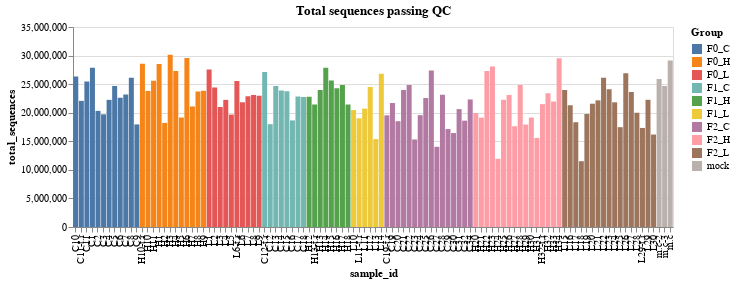

Notebook cell for this chart:
### Code cell
alt.Chart(mqc_df.reset_index(), title="Total sequences passing QC").mark_bar().encode(
    y="total_sequences",
    x=alt.X("sample_id").sort("color"),
    color="Group",
    tooltip=["sample_id","total_sequences","Group"]
).properties(
    width=600,
    height=200
)

### Figure 1 — Vega-Lite specification as saved in the notebook (floating-point values rounded to 4 significant figures)
{"config": {"view": {"continuousWidth": 300, "continuousHeight": 300}}, "data": {"name": "data-abf3765a70a015f4d4dd64cf1340714d"}, "mark": {"type": "bar"}, "encoding": {"color": {"field": "Group", "type": "nominal"}, "tooltip": [{"field": "sample_id", "type": "nominal"}, {"field": "total_sequences", "type": "quantitative"}, {"field": "Group", "type": "nominal"}], "x": {"field": "sample_id", "sort": "color", "type": "nominal"}, "y": {"field": "total_sequences", "type": "quantitative"}}, "height": 200, "title": "Total sequences passing QC", "width": 600, "$schema": "https://vega.github.io/schema/vega-lite/v5.8.0.json", "datasets": {"data-abf3765a70a015f4d4dd64cf1340714d": [{"sample_id": "C10", "total_sequences": 26340000.0, "Group": "F0_C", "Treatment": "C", "Generation": "F0", "Sample": "C10"}, {"sample_id": "C11-t.r", "total_sequences": 22070000.0, "Group": "F0_C", "Treatment": "C", "Generation": "F0", "Sample": "C11"}, {"sample_id": "C11", "total_sequences": 25470000.0, "Group": "F0_C", "Treatment": "C", "Generation": "F0", "Sample": "C11"}, {"sample_id": "C12-t.r", "total_sequences": 27120000.0, "Group": "F1_C", "Treatment": "C", "Generation": "F1", "Sample": "C12"}, {"sample_id": "C12", "total_sequences": 17990000.0, "Group": "F1_C", "Treatment": "C", "Generation": "F1", "Sample": "C12"}, {"sample_id": "C13", "total_sequences": 24670000.0, "Group": "F1_C", "Treatment": "C", "Generation": "F1", "Sample": "C13"}, {"sample_id": "C14", "total_sequences": 23870000.0, "Group": "F1_C", "Treatment": "C", "Generation": "F1", "Sample": "C14"}, {"sample_id": "C15", "total_sequences": 23750000.0, "Group": "F1_C", "Treatment": "C", "Generation": "F1", "Sample": "C15"}, {"sample_id": "C16", "total_sequences": 18650000.0, "Group": "F1_C", "Treatment": "C", "Generation": "F1", "Sample": "C16"}, {"sample_id": "C17", "total_sequences": 22860000.0, "Group": "F1_C", "Treatment": "C", "Generation": "F1", "Sample": "C17"}, {"sample_id": "C18", "total_sequences": 22730000.0, "Group": "F1_C", "Treatment": "C", "Generation": "F1", "Sample": "C18"}, {"sample_id": "C19-t.r", "total_sequences": 19540000.0, "Group": "F2_C", "Treatment": "C", "Generation": "F2", "Sample": "C19"}, {"sample_id": "C19", "total_sequences": 21690000.0, "Group": "F2_C", "Treatment": "C", "Generation": "F2", "Sample": "C19"}, {"sample_id": "C1", "total_sequences": 27870000.0, "Group": "F0_C", "Treatment": "C", "Generation": "F0", "Sample": "C1"}, {"sample_id": "C20", "total_sequences": 18520000.0, "Group": "F2_C", "Treatment": "C", "Generation": "F2", "Sample": "C20"}, {"sample_id": "C21", "total_sequences": 23980000.0, "Group": "F2_C", "Treatment": "C", "Generation": "F2", "Sample": "C21"}, {"sample_id": "C22", "total_sequences": 24840000.0, "Group": "F2_C", "Treatment": "C", "Generation": "F2", "Sample": "C22"}, {"sample_id": "C23", "total_sequences": 15320000.0, "Group": "F2_C", "Treatment": "C", "Generation": "F2", "Sample": "C23"}, {"sample_id": "C24", "total_sequences": 19570000.0, "Group": "F2_C", "Treatment": "C", "Generation": "F2", "Sample": "C24"}, {"sample_id": "C25", "total_sequences": 22580000.0, "Group": "F2_C", "Treatment": "C", "Generation": "F2", "Sample": "C25"}, {"sample_id": "C26", "total_sequences": 27390000.0, "Group": "F2_C", "Treatment": "C", "Generation": "F2", "Sample": "C26"}, {"sample_id": "C27", "total_sequences": 14030000.0, "Group": "F2_C", "Treatment": "C", "Generation": "F2", "Sample": "C27"}, {"sample_id": "C28", "total_sequences": 23160000.0, "Group": "F2_C", "Treatment": "C", "Generation": "F2", "Sample": "C28"}, {"sample_id": "C29", "total_sequences": 17140000.0, "Group": "F2_C", "Treatment": "C", "Generation": "F2", "Sample": "C29"}, {"sample_id": "C2", "total_sequences": 20320000.0, "Group": "F0_C", "Treatment": "C", "Generation": "F0", "Sample": "C2"}, {"sample_id": "C30", "total_sequences": 16440000.0, "Group": "F2_C", "Treatment": "C", "Generation": "F2", "Sample": "C30"}, {"sample_id": "C31", "total_sequences": 20640000.0, "Group": "F2_C", "Treatment": "C", "Generation": "F2", "Sample": "C31"}, {"sample_id": "C32", "total_sequences": 18610000.0, "Group": "F2_C", "Treatment": "C", "Generation": "F2", "Sample": "C32"}, {"sample_id": "C34", "total_sequences": 22320000.0, "Group": "F2_C", "Treatment": "C", "Generation": "F2", "Sample": "C34"}, {"sample_id": "C3", "total_sequences": 19720000.0, "Group": "F0_C", "Treatment": "C", "Generation": "F0", "Sample": "C3"}, {"sample_id": "C4", "total_sequences": 22250000.0, "Group": "F0_C", "Treatment": "C", "Generation": "F0", "Sample": "C4"}, {"sample_id": "C5", "total_sequences": 24670000.0, "Group": "F0_C", "Treatment": "C", "Generation": "F0", "Sample": "C5"}, {"sample_id": "C6", "total_sequences": 22630000.0, "Group": "F0_C", "Treatment": "C", "Generation": "F0", "Sample": "C6"}, {"sample_id": "C7", "total_sequences": 23180000.0, "Group": "F0_C", "Treatment": "C", "Generation": "F0", "Sample": "C7"}, {"sample_id": "C8", "total_sequences": 26140000.0, "Group": "F0_C", "Treatment": "C", "Generation": "F0", "Sample": "C8"}, {"sample_id": "C9", "total_sequences": 17950000.0, "Group": "F0_C", "Treatment": "C", "Generation": "F0", "Sample": "C9"}, {"sample_id": "H10-t.r", "total_sequences": 28550000.0, "Group": "F0_H", "Treatment": "H", "Generation": "F0", "Sample": "H10"}, {"sample_id": "H10", "total_sequences": 23810000.0, "Group": "F0_H", "Treatment": "H", "Generation": "F0", "Sample": "H10"}, {"sample_id": "H11", "total_sequences": 25610000.0, "Group": "F0_H", "Treatment": "H", "Generation": "F0", "Sample": "H11"}, {"sample_id": "H12", "total_sequences": 22780000.0, "Group": "F1_H", "Treatment": "H", "Generation": "F1", "Sample": "H12"}, {"sample_id": "H13-t.r", "total_sequences": 21440000.0, "Group": "F1_H", "Treatment": "H", "Generation": "F1", "Sample": "H13"}, {"sample_id": "H13", "total_sequences": 23960000.0, "Group": "F1_H", "Treatment": "H", "Generation": "F1", "Sample": "H13"}, {"sample_id": "H14", "total_sequences": 27870000.0, "Group": "F1_H", "Treatment": "H", "Generation": "F1", "Sample": "H14"}, {"sample_id": "H15", "total_sequences": 25650000.0, "Group": "F1_H", "Treatment": "H", "Generation": "F1", "Sample": "H15"}, {"sample_id": "H16", "total_sequences": 24270000.0, "Group": "F1_H", "Treatment": "H", "Generation": "F1", "Sample": "H16"}, {"sample_id": "H17", "total_sequences": 24860000.0, "Group": "F1_H", "Treatment": "H", "Generation": "F1", "Sample": "H17"}, {"sample_id": "H18", "total_sequences": 21430000.0, "Group": "F1_H", "Treatment": "H", "Generation": "F1", "Sample": "H18"}, {"sample_id": "H1", "total_sequences": 28510000.0, "Group": "F0_H", "Treatment": "H", "Generation": "F0", "Sample": "H1"}, {"sample_id": "H20", "total_sequences": 19940000.0, "Group": "F2_H", "Treatment": "H", "Generation": "F2", "Sample": "H20"}, {"sample_id": "H21", "total_sequences": 19140000.0, "Group": "F2_H", "Treatment": "H", "Generation": "F2", "Sample": "H21"}, {"sample_id": "H22", "total_sequences": 27320000.0, "Group": "F2_H", "Treatment": "H", "Generation": "F2", "Sample": "H22"}, {"sample_id": "H23", "total_sequences": 28070000.0, "Group": "F2_H", "Treatment": "H", "Generation": "F2", "Sample": "H23"}, {"sample_id": "H24", "total_sequences": 11940000.0, "Group": "F2_H", "Treatment": "H", "Generation": "F2", "Sample": "H24"}, {"sample_id": "H25", "total_sequences": 22260000.0, "Group": "F2_H", "Treatment": "H", "Generation": "F2", "Sample": "H25"}, {"sample_id": "H26", "total_sequences": 23120000.0, "Group": "F2_H", "Treatment": "H", "Generation": "F2", "Sample": "H26"}, {"sample_id": "H27", "total_sequences": 17630000.0, "Group": "F2_H", "Treatment": "H", "Generation": "F2", "Sample": "H27"}, {"sample_id": "H28", "total_sequences": 24840000.0, "Group": "F2_H", "Treatment": "H", "Generation": "F2", "Sample": "H28"}, {"sample_id": "H29", "total_sequences": 17930000.0, "Group": "F2_H", "Treatment": "H", "Generation": "F2", "Sample": "H29"}, {"sample_id": "H2", "total_sequences": 18210000.0, "Group": "F0_H", "Treatment": "H", "Generation": "F0", "Sample": "H2"}, {"sample_id": "H30", "total_sequences": 19150000.0, "Group": "F2_H", "Treatment": "H", "Generation": "F2", "Sample": "H30"}, {"sample_id": "H31", "total_sequences": 15590000.0, "Group": "F2_H", "Treatment": "H", "Generation": "F2", "Sample": "H31"}, {"sample_id": "H32-t.r", "total_sequences": 21500000.0, "Group": "F2_H", "Treatment": "H", "Generation": "F2", "Sample": "H32"}, {"sample_id": "H32", "total_sequences": 23400000.0, "Group": "F2_H", "Treatment": "H", "Generation": "F2", "Sample": "H32"}, {"sample_id": "H33", "total_sequences": 21950000.0, "Group": "F2_H", "Treatment": "H", "Generation": "F2", "Sample": "H33"}, {"sample_id": "H34", "total_sequences": 29520000.0, "Group": "F2_H", "Treatment": "H", "Generation": "F2", "Sample": "H34"}, {"sample_id": "H3", "total_sequences": 30160000.0, "Group": "F0_H", "Treatment": "H", "Generation": "F0", "Sample": "H3"}, {"sample_id": "H4", "total_sequences": 27290000.0, "Group": "F0_H", "Treatment": "H", "Generation": "F0", "Sample": "H4"}, {"sample_id": "H5", "total_sequences": 19150000.0, "Group": "F0_H", "Treatment": "H", "Generation": "F0", "Sample": "H5"}, {"sample_id": "H6", "total_sequences": 29560000.0, "Group": "F0_H", "Treatment": "H", "Generation": "F0", "Sample": "H6"}, {"sample_id": "H7", "total_sequences": 21100000.0, "Group": "F0_H", "Treatment": "H", "Generation": "F0", "Sample": "H7"}, {"sample_id": "H8", "total_sequences": 23720000.0, "Group": "F0_H", "Treatment": "H", "Generation": "F0", "Sample": "H8"}, {"sample_id": "H9", "total_sequences": 23860000.0, "Group": "F0_H", "Treatment": "H", "Generation": "F0", "Sample": "H9"}, {"sample_id": "L10", "total_sequences": 20470000.0, "Group": "F1_L", "Treatment": "L", "Generation": "F1", "Sample": "L10"}, {"sample_id": "L11-t.r", "total_sequences": 19020000.0, "Group": "F1_L", "Treatment": "L", "Generation": "F1", "Sample": "L11"}, {"sample_id": "L11", "total_sequences": 20720000.0, "Group": "F1_L", "Treatment": "L", "Generation": "F1", "Sample": "L11"}, {"sample_id": "L12", "total_sequences": 24480000.0, "Group": "F1_L", "Treatment": "L", "Generation": "F1", "Sample": "L12"}, {"sample_id": "L13", "total_sequences": 15390000.0, "Group": "F1_L", "Treatment": "L", "Generation": "F1", "Sample": "L13"}, {"sample_id": "L14", "total_sequences": 26830000.0, "Group": "F1_L", "Treatment": "L", "Generation": "F1", "Sample": "L14"}, {"sample_id": "L15", "total_sequences": 23970000.0, "Group": "F2_L", "Treatment": "L", "Generation": "F2", "Sample": "L15"}, {"sample_id": "L16", "total_sequences": 21310000.0, "Group": "F2_L", "Treatment": "L", "Generation": "F2", "Sample": "L16"}, {"sample_id": "L17", "total_sequences": 18340000.0, "Group": "F2_L", "Treatment": "L", "Generation": "F2", "Sample": "L17"}, {"sample_id": "L18", "total_sequences": 11520000.0, "Group": "F2_L", "Treatment": "L", "Generation": "F2", "Sample": "L18"}, {"sample_id": "L19", "total_sequences": 19780000.0, "Group": "F2_L", "Treatment": "L", "Generation": "F2", "Sample": "L19"}, {"sample_id": "L1", "total_sequences": 27550000.0, "Group": "F0_L", "Treatment": "L", "Generation": "F0", "Sample": "L1"}, {"sample_id": "L20", "total_sequences": 21580000.0, "Group": "F2_L", "Treatment": "L", "Generation": "F2", "Sample": "L20"}, {"sample_id": "L21", "total_sequences": 22170000.0, "Group": "F2_L", "Treatment": "L", "Generation": "F2", "Sample": "L21"}, {"sample_id": "L22", "total_sequences": 26100000.0, "Group": "F2_L", "Treatment": "L", "Generation": "F2", "Sample": "L22"}, {"sample_id": "L23", "total_sequences": 24090000.0, "Group": "F2_L", "Treatment": "L", "Generation": "F2", "Sample": "L23"}, {"sample_id": "L24", "total_sequences": 21820000.0, "Group": "F2_L", "Treatment": "L", "Generation": "F2", "Sample": "L24"}, {"sample_id": "L25", "total_sequences": 17470000.0, "Group": "F2_L", "Treatment": "L", "Generation": "F2", "Sample": "L25"}, {"sample_id": "L26", "total_sequences": 26920000.0, "Group": "F2_L", "Treatment": "L", "Generation": "F2", "Sample": "L26"}, {"sample_id": "L27", "total_sequences": 23640000.0, "Group": "F2_L", "Treatment": "L", "Generation": "F2", "Sample": "L27"}, {"sample_id": "L28", "total_sequences": 20000000.0, "Group": "F2_L", "Treatment": "L", "Generation": "F2", "Sample": "L28"}, {"sample_id": "L29-t.r", "total_sequences": 17330000.0, "Group": "F2_L", "Treatment": "L", "Generation": "F2", "Sample": "L29"}, {"sample_id": "L29", "total_sequences": 22260000.0, "Group": "F2_L", "Treatment": "L", "Generation": "F2", "Sample": "L29"}, {"sample_id": "L2", "total_sequences": 24420000.0, "Group": "F0_L", "Treatment": "L", "Generation": "F0", "Sample": "L2"}, {"sample_id": "L30", "total_sequences": 16180000.0, "Group": "F2_L", "Treatment": "L", "Generation": "F2", "Sample": "L30"}, {"sample_id": "L3", "total_sequences": 21010000.0, "Group": "F0_L", "Treatment": "L", "Generation": "F0", "Sample": "L3"}, {"sample_id": "L4", "total_sequences": 22250000.0, "Group": "F0_L", "Treatment": "L", "Generation": "F0", "Sample": "L4"}, {"sample_id": "L5", "total_sequences": 19670000.0, "Group": "F0_L", "Treatment": "L", "Generation": "F0", "Sample": "L5"}, {"sample_id": "L6-t.r", "total_sequences": 25540000.0, "Group": "F0_L", "Treatment": "L", "Generation": "F0", "Sample": "L6"}, {"sample_id": "L6", "total_sequences": 21830000.0, "Group": "F0_L", "Treatment": "L", "Generation": "F0", "Sample": "L6"}, {"sample_id": "L7", "total_sequences": 22870000.0, "Group": "F0_L", "Treatment": "L", "Generation": "F0", "Sample": "L7"}, {"sample_id": "L8", "total_sequences": 23090000.0, "Group": "F0_L", "Treatment": "L", "Generation": "F0", "Sample": "L8"}, {"sample_id": "L9", "total_sequences": 22970000.0, "Group": "F0_L", "Treatment": "L", "Generation": "F0", "Sample": "L9"}, {"sample_id": "m.c-2", "total_sequences": 25880000.0, "Group": "mock", "Treatment": "mock", "Generation": "mock", "Sample": "m.c"}, {"sample_id": "m.c-3", "total_sequences": 24660000.0, "Group": "mock", "Treatment": "mock", "Generation": "mock", "Sample": "m.c"}, {"sample_id": "m.c", "total_sequences": 29150000.0, "Group": "mock", "Treatment": "mock", "Generation": "mock", "Sample": "m.c"}]}}
